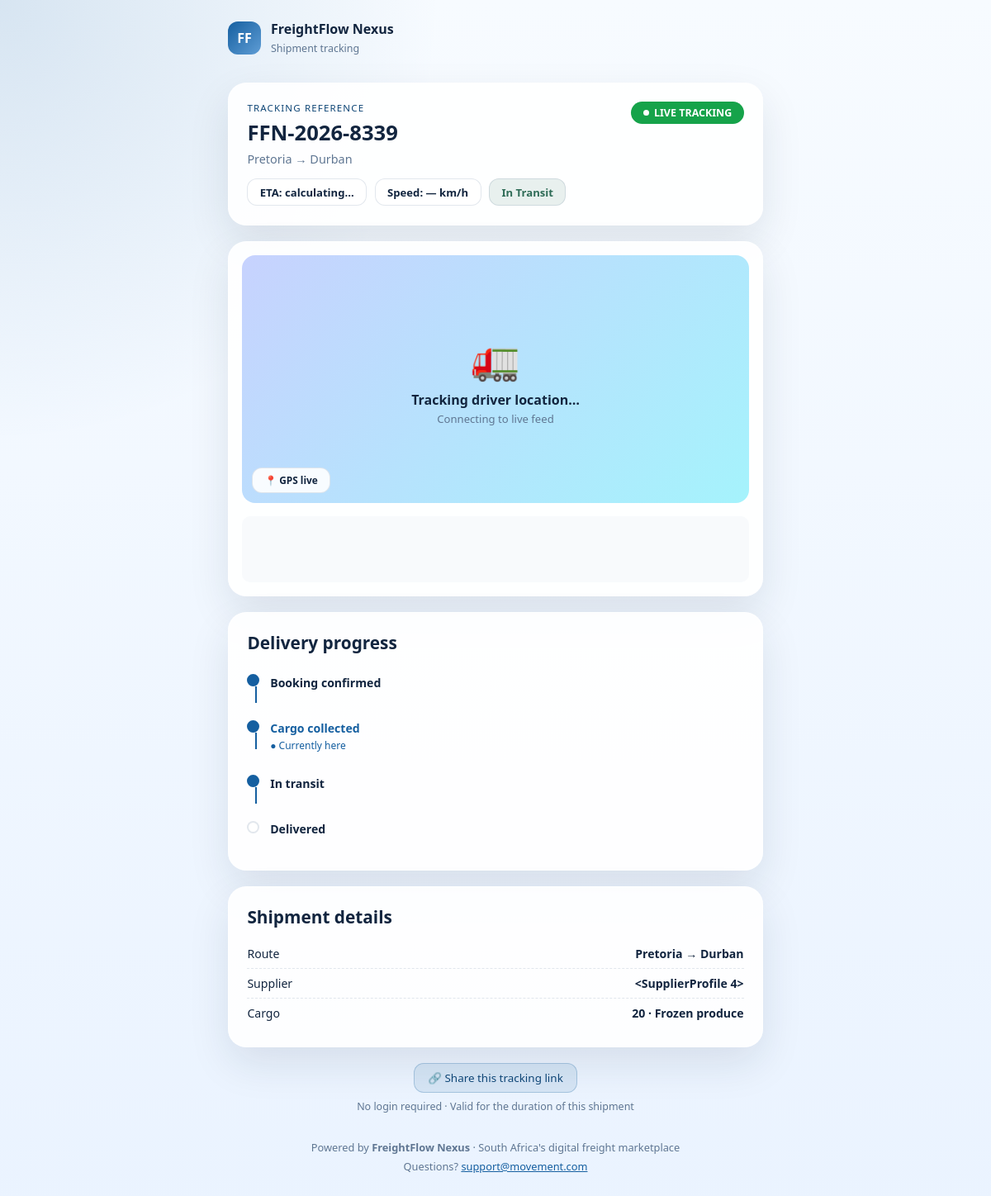
The app's page /track/FFN-2026-8339 with its own data.
### app/models/__init__.py (models this page shows, shortened)
class Booking(db.Model):
    __tablename__ = "bookings"
    id                  = db.Column(db.Integer, primary_key=True)
    ref                 = db.Column(db.String(20), unique=True, nullable=False, index=True)
    shipper_id          = db.Column(db.Integer, db.ForeignKey("shipper_profiles.id"), nullable=False)
    supplier_id         = db.Column(db.Integer, db.ForeignKey("supplier_profiles.id"))
    driver_id           = db.Column(db.Integer, db.ForeignKey("drivers.id"))
    vehicle_id          = db.Column(db.Integer, db.ForeignKey("vehicles.id"))
    accepted_quote_id   = db.Column(db.Integer, db.ForeignKey("quotes.id"))
    collection_address  = db.Column(db.String(200))
    collection_city     = db.Column(db.String(60))
    delivery_address    = db.Column(db.String(200))
    delivery_city       = db.Column(db.String(60))
    route               = db.Column(db.String(120))   # "Durban → Johannesburg"
    distance_km         = db.Column(db.Float)
    commodity           = db.Column(db.String(80))
    pieces              = db.Column(db.Integer)
    weight_per_item_kg  = db.Column(db.Float)
    total_weight_kg     = db.Column(db.Float)
    vehicle_type_req    = db.Column(db.String(60))
    destination_type    = db.Column(db.String(30))   # DC|Direct|Port
    collection_contact  = db.Column(db.String(80))
    collection_phone    = db.Column(db.String(20))
    delivery_contact    = db.Column(db.String(80))
    delivery_phone      = db.Column(db.String(20))
    quoted_value        = db.Column(db.Float, default=0)
    platform_fee        = db.Column(db.Float, default=0)
    supplier_payout     = db.Column(db.Float, default=0)
    collection_date     = db.Column(db.Date)
    delivery_date       = db.Column(db.Date)
    created_at          = db.Column(db.DateTime, default=utcnow)
    confirmed_at        = db.Column(db.DateTime)
    collected_at        = db.Column(db.DateTime)
    delivered_at        = db.Column(db.DateTime)
    status              = db.Column(db.String(30), default="Pending Quotes")
    risk_level          = db.Column(db.String(10), default="Low")  # Low|Medium|High
    notes               = db.Column(db.Text)
    pod_signed          = db.Column(db.Boolean, default=False)
    pod_signed_at       = db.Column(db.DateTime)
    shipper     = db.relationship("ShipperProfile", back_populates="bookings")
    supplier    = db.relationship("SupplierProfile", back_populates="bookings")
    driver      = db.relationship("Driver", back_populates="bookings")
    vehicle     = db.relationship("Vehicle", back_populates="bookings")
    quotes      = db.relationship("Quote", back_populates="booking",
                                  primaryjoin="Booking.id == Quote.booking_id",
                                  foreign_keys="Quote.booking_id", lazy="dynamic", cascade="all, delete")
    status_events = db.relationship("BookingStatusEvent", back_populates="booking",
                                    order_by="BookingStatusEvent.created_at", cascade="all, delete")
    invoice     = db.relationship("Invoice", back_populates="booking", uselist=False, cascade="all, delete")
    purchase_order = db.relationship("PurchaseOrder", back_populates="booking", uselist=False, cascade="all, delete")

### app/routes/public.py (the view)
@public_bp.route("/track/<ref>")
def public_track(ref):
    booking = Booking.query.filter_by(ref=ref).first_or_404()
    events  = booking.status_events
    return render_template("public_tracking.html", booking=booking, events=events)

### app/templates/public_tracking.html (shortened to what this page needs)
<!DOCTYPE html>
<html lang="en">
<head>
</head>
<body>
<div class="shell">
  <a href="/" class="brand">
    <div class="brand-mark">FF</div>
    <div>
      <strong>FreightFlow Nexus</strong><br>
      <span style="font-size:.78rem;color:var(--muted)">Shipment tracking</span>
    </div>
  </a>
  <div class="card">
    <div style="display:flex;justify-content:space-between;align-items:flex-start;flex-wrap:wrap;gap:.75rem">
      <div>
        <p class="eyebrow">Tracking reference</p>
        <h1 style="font-size:1.6rem;margin:.1rem 0 0;font-weight:700">{{ booking.ref }}</h1>
        <p style="font-size:.9rem;color:var(--muted);margin:.3rem 0 0">{{ booking.route }}</p>
      </div>
      <span class="live-badge"><span class="live-dot"></span>LIVE TRACKING</span>
    </div>
    <div style="display:flex;gap:.6rem;flex-wrap:wrap;margin-top:.9rem">
      <span class="stat-pill" id="eta-pill">ETA: calculating…</span>
      <span class="stat-pill" id="speed-pill">Speed: — km/h</span>
      <span class="stat-pill" style="background:rgba(47,108,87,.1);color:var(--green)">
        {{ booking.status }}
      </span>
    </div>
  </div>
  <div class="card" style="padding:1rem">
    <div class="map-area">
      <div style="text-align:center">
        <div class="truck">🚛</div>
        <p style="font-weight:700;margin:.4rem 0 .2rem" id="map-label">Tracking driver location…</p>
        <p style="font-size:.82rem;color:var(--muted)" id="map-coords">Connecting to live feed</p>
      </div>
      <div style="position:absolute;bottom:.75rem;left:.75rem;display:flex;gap:.5rem">
        <span class="stat-pill" style="font-size:.74rem">📍 GPS live</span>
      </div>
    </div>
    <div id="location-log" style="font-family:monospace;font-size:.76rem;color:var(--muted);height:80px;overflow-y:auto;background:#f8fafc;border-radius:10px;padding:.5rem .7rem;line-height:1.7;margin-top:.75rem"></div>
  </div>
  <div class="card">
    <h2>Delivery progress</h2>
    {% set steps = [
      ('Booking confirmed', booking.createdAt, booking.status in ['Confirmed','In Transit','Delivered'], False),
      ('Cargo collected', booking.collectedAt, booking.status in ['In Transit','Delivered'], booking.status == 'In Transit'),
      ('In transit', booking.collectedAt, booking.status in ['In Transit','Delivered'], False),
      ('Delivered', booking.deliveredAt, booking.status == 'Delivered', False),
    ] %}
    {% for label, ts, done, active in steps %}
    <div class="timeline-step">
      <div style="display:flex;flex-direction:column;align-items:center">
        <div class="step-dot {% if done %}done{% elif active %}active{% endif %}"></div>
        {% if not loop.last %}<div class="step-line {% if done %}done{% endif %}"></div>{% endif %}
      </div>
      <div style="padding-bottom:.4rem">
        <strong style="font-size:.88rem;{% if active %}color:var(--accent){% endif %}">{{ label }}</strong>
        {% if active %}<p style="font-size:.75rem;color:var(--accent);margin:.1rem 0 0">● Currently here</p>{% endif %}
      </div>
    </div>
    {% endfor %}
  </div>
  <div class="card">
    <h2>Shipment details</h2>
    <div class="sum-row"><span>Route</span><strong>{{ booking.route }}</strong></div>
    <div class="sum-row"><span>Supplier</span><strong>{{ booking.supplier }}</strong></div>
    <div class="sum-row"><span>Cargo</span><strong>{{ booking.pieces }} {{ booking.unitType }} · {{ booking.commodity }}</strong></div>
  </div>
  <div style="text-align:center;margin-bottom:1.5rem">
    <button class="share-btn" onclick="shareLink()">🔗 Share this tracking link</button>
    <p style="font-size:.78rem;color:var(--muted);margin:.5rem 0 0">No login required · Valid for the duration of this shipment</p>
  </div>
  <div class="footer">
    <p>Powered by <strong>FreightFlow Nexus</strong> · South Africa's digital freight marketplace</p>
    <p style="margin-top:.3rem">Questions? <a href="mailto:support@movement.com" style="color:var(--accent)">support@movement.com</a></p>
  </div>
</div>
</body>
</html>

### app/templates/public_tracking.html (style rules this page uses)
:root { --bg:#f5f9ff;--paper:rgba(255,255,255,.9);--line:rgba(22,61,109,.12);--text:#12253f;--muted:#5f7692;--accent:#155fa0;--accent-dark:#0f4676;--green:#2f6c57 }
* { box-sizing:border-box }
body { margin:0;min-height:100vh;font-family:'Segoe UI',system-ui,sans-serif;background:radial-gradient(circle at top left,rgba(21,95,160,.14),transparent 28%),linear-gradient(180deg,#f7fbff,#eaf3ff);color:var(--text) }
.shell { max-width:680px;margin:0 auto;padding:1.5rem 1rem 4rem }
.brand { display:flex;align-items:center;gap:.75rem;margin-bottom:2rem;text-decoration:none;color:var(--text) }
.brand-mark { width:40px;height:40px;display:grid;place-items:center;border-radius:12px;background:linear-gradient(135deg,var(--accent),#5f9dd5);color:#fff;font-weight:700 }
.card { background:var(--paper);border:1px solid rgba(255,255,255,.6);border-radius:22px;padding:1.4rem;box-shadow:0 20px 50px rgba(18,37,63,.1);margin-bottom:1.2rem }
.live-badge { display:inline-flex;align-items:center;gap:.4rem;background:#16a34a;color:#fff;border-radius:999px;padding:.3rem .9rem;font-size:.78rem;font-weight:700 }
.live-dot { width:7px;height:7px;border-radius:50%;background:#fff;animation:pulse 1.2s infinite }
.map-area { width:100%;height:300px;border-radius:16px;background:linear-gradient(135deg,#c7d2fe,#a5f3fc);display:flex;align-items:center;justify-content:center;position:relative;overflow:hidden;margin-bottom:1rem }
.truck { font-size:3rem;animation:truck-move 2s ease-in-out infinite alternate }
.stat-pill { background:rgba(255,255,255,.9);border-radius:12px;padding:.4rem .9rem;font-size:.82rem;font-weight:600;border:1px solid var(--line) }
.timeline-step { display:flex;gap:.8rem;padding:.6rem 0 }
.step-dot { width:15px;height:15px;border-radius:50%;flex-shrink:0;margin-top:.1rem;border:2px solid var(--line);background:#fff }
.step-dot.done { background:var(--accent);border-color:var(--accent) }
.step-line { width:2px;background:var(--line);height:20px;margin-left:6px }
.step-line.done { background:var(--accent) }
.sum-row { display:flex;justify-content:space-between;gap:1rem;padding:.5rem 0;border-bottom:1px dashed var(--line);font-size:.88rem }
.sum-row:last-child { border-bottom:none }
.footer { text-align:center;margin-top:2rem;font-size:.8rem;color:var(--muted) }
h2 { font-size:1.3rem;margin:0 0 .8rem }
p { margin:0 }
.eyebrow { font-size:.72rem;letter-spacing:.1em;text-transform:uppercase;color:var(--accent-dark);margin-bottom:.3rem }
.share-btn { background:rgba(21,95,160,.1);border:1px solid rgba(21,95,160,.25);border-radius:12px;padding:.5rem 1rem;font-size:.84rem;color:var(--accent-dark);cursor:pointer;display:inline-flex;align-items:center;gap:.4rem;font-family:inherit }

### records on screen
Booking: ref "FFN-2026-8339", route "Pretoria → Durban", status "In Transit", pieces "20", commodity "Frozen produce"

### other values on screen
{{ label }} "Booking confirmed" "Cargo collected" "In transit" "Delivered"
{{ booking.supplier }} "<SupplierProfile 4>"
